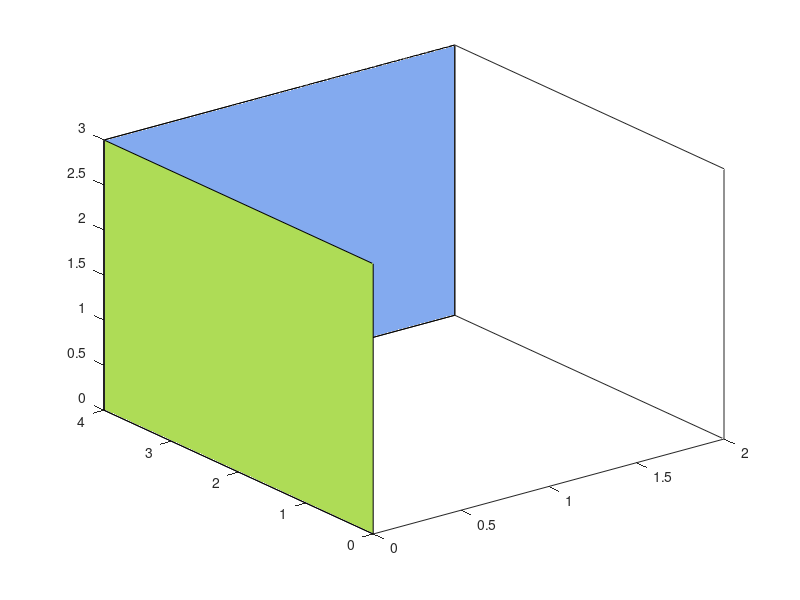

MATLAB code for this plot: (Note: this script raises an error after producing the figure.)
function test
function poly_rectangle(p1, p2, p3, p4)
% The points must be in the correct sequence.
% The coordinates must consider x, y and z-axes.
x = [p1(1) p2(1) p3(1) p4(1)];
y = [p1(2) p2(2) p3(2) p4(2)];
z = [p1(3) p2(3) p3(3) p4(3)];
fill3(x, y, z, rand(size(p1)));

hold on
end

p1 = [0 0 0];
p2 = [2 0 0];
p3 = [2 4 0];
p4 = [0 4 0];
p5 = [0 0 3];
p6 = [2 0 3];
p7 = [2 4 3];
p8 = [0 4 3];

poly_rectangle(p3, p4, p8, p7)
poly_rectangle(p1, p4, p8, p5)
mArrow3(p2,p3);
view(-155, 43)
end